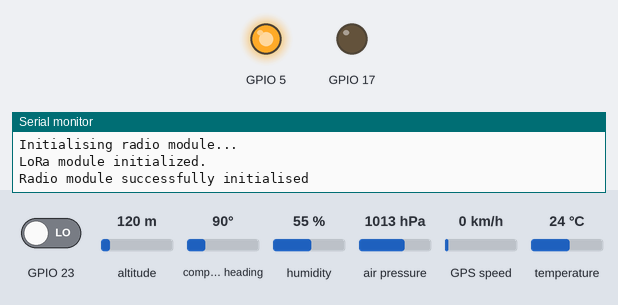
Simulated run of this program. Board: ESP32. Parts: output pins drawn as LEDs (lit = HIGH), the last lines printed to the serial monitor. Inputs (shaded band) come from the test bench; at power-on: GPIO 23 LOW, altitude 120 m, compass heading 90°, humidity 55 %, air pressure 1013 hPa, GPS speed 0 km/h, temperature 24 °C. Storage starts empty; the GPS gets a fix after 3 s at 37.7749, -122.4194 with 8 satellites.

Above: at 0.7 s.
At 4.8 s:
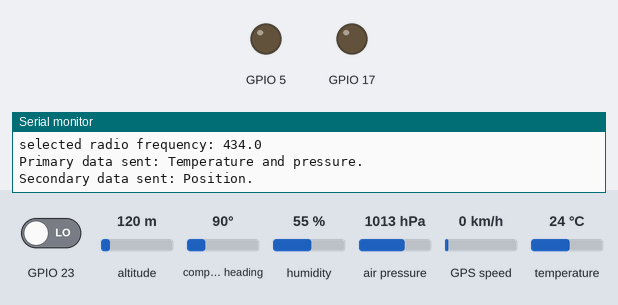
Timing chart, 0 to 7.6 s (numbered marks = the images above):
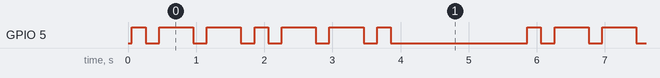

The program:

main.cpp
```cpp
#include <Arduino.h>
#include "core.hpp"
#include "climateSensor.hpp"
#include "gpsModule.hpp"
#include "parachuteDeployer.hpp"
#include "radioFrequencySelector.hpp"
#include "radioModule.hpp"
#include "sdCardModule.hpp"
#include "infoLed.hpp"

InfoLed infoLed(5);
SdCardModule sdCardModule(32, 35, 33, 25);
ClimateSensor climateSensor(26, 27, 998, 0.0);
GpsModule gpsModule(14, 13);
ParachuteDeployer parachuteDeployer(17);
RadioFrequencySelector radioFrequencySelector(23);
RadioModule radioModule(18, 19);

bool pattern[BlinkPattern::MAX_NUM_BLINKS] = {true, false, false, true, false, false, true};
BlinkPattern blinkPattern(pattern, 7);

uint32_t lastPrint = 0;

void setup() {
  Serial.begin(115200);

  Serial.println("Initialising info led...");
  infoLed.begin();
  Serial.println("Info led successfully initialised\n");

  Serial.println("Initialising SD card module...");
  sdCardModule.begin();
  Serial.println("SD card module successfully initialised\n");

  Serial.println("Initialising climate sensor...");
  climateSensor.begin();
  Serial.println("Climate sensor successfully initialised\n");

  Serial.println("Initialising GPS module...");
  gpsModule.begin();
  Serial.println("GPS module successfully initialised\n");

  Serial.println("Initialising parachute deployer...");
  parachuteDeployer.begin();
  Serial.println("Parachute deployer initialised\n");

  Serial.println("Initialising radio frequency selector...");
  radioFrequencySelector.begin();
  Serial.println("Radio frequency selector successfully initialised\n");

  Serial.println("Initialising radio module...");
  radioModule.begin();
  Serial.println("Radio module successfully initialised\n");
}

void loop() {
  infoLed.blink(blinkPattern);

  auto climateData = climateSensor.read();
  auto gpsData = gpsModule.read();
  auto selectedRadioFrequency = radioFrequencySelector.read();

  uint32_t currentTime = millis();
  if (currentTime - lastPrint > 1000) {
    lastPrint = currentTime;

    if (climateData.isValid) {
      Serial.printf("temperature: %f\n", climateData.temperature);
      Serial.printf("humidity: %f\n", climateData.humidity);
      Serial.printf("pressure: %f\n", climateData.pressure);
      Serial.printf("altitude: %f\n", climateData.altitude);
    }
    else {
      Serial.println("climate data was invalid");
    }

    if (gpsData.isValid) {
      if (gpsData.dateTime.isValid) {
        Serial.printf("year: %i\n", gpsData.dateTime.year);
        Serial.printf("month: %i\n", gpsData.dateTime.month);
        Serial.printf("day: %i\n", gpsData.dateTime.day);
        Serial.printf("hour: %i\n", gpsData.dateTime.hour);
        Serial.printf("minute: %i\n", gpsData.dateTime.minute);
        Serial.printf("second: %i\n", gpsData.dateTime.second);
        Serial.printf("millisecond: %i\n", gpsData.dateTime.millisecond);
      }
      else {
        Serial.println("date time was invalid");
      }

      if (gpsData.position.isValid) {
        Serial.printf("latitude: %f\n", gpsData.position.latitude);
        Serial.printf("longitude: %f\n", gpsData.position.longitude);
        Serial.printf("altitude: %f\n", gpsData.position.altitude);
      }
      else {
        Serial.println("position was invalid");
      }

      if (gpsData.speed.isValid) {
        Serial.printf("speed: %f\n", gpsData.speed);
      }
      else {
        Serial.println("speed was invalid");
      }
    }
    else {
      Serial.println("gps data was invalid");
    }

    if (selectedRadioFrequency) {
      Serial.printf("selected radio frequency: %s\n", selectedRadioFrequency == RadioFrequency::A ? "434.0" : "868.2");
    }
    else {
      Serial.println("selected radio frequency was invalid");
    }
    Serial.print("\n");

    sdCardModule.saveData(climateData, gpsData);

    radioModule.sendPrimaryData(21.2, 101.5);
    radioModule.sendSecondaryData(climateData, gpsData);
  }
}
```

blinkPattern.hpp
```cpp
#pragma once

/// A series of short and long blinks, that represents and error
struct BlinkPattern {
    public:
    static constexpr int MAX_NUM_BLINKS = 16; /// The maximum number of blinks
    static const int shortBlinkDuration = 200000; /// The duration of the short blinks in microseconds (the long blinks are twice as long)
    static const int longBlinkDuration = 500000;
    static const int blinkGap = 200000; // The duration of the gap between blinks in microseconds

    int length; /// The number of short and long blinks in total
    bool pattern[MAX_NUM_BLINKS] = {0}; /// A pattern of long and short blinks

    /// Default constructor (creates a pattern with length 0)
    BlinkPattern();

    /// Constructs a blink pattern where the duration of the short blinks is BlinkPattern::shortBlinkDuration
    BlinkPattern(bool pattern[MAX_NUM_BLINKS], int numBlinks);
};
```

climateData.hpp
```cpp
#pragma once

/// Represents data from the climate sensor (BME280)
struct ClimateData {
    /// If this is false, it means that there was a problem while reading from the climate sensor
    bool isValid;

    /// Temperature in degrees celsius
    float temperature;

    /// Relative air pressure in kPa
    float pressure;

    /// Relative humidity in percentages
    float humidity;

    /// Altitude in meters above sea level
    float altitude;

    /// Constructor
    ClimateData(bool isValid = false, float temperature = 0, float pressure = 0, float humidity = 0, float altitude = 0);
};
```

climateSensor.hpp
```cpp
#pragma once
#include "core.hpp"
#include "climateData.hpp"
#include <Wire.h>
#include <SPI.h>
#include <Adafruit_Sensor.h>
#include <Adafruit_BME280.h>

/// Represents the climate sensor (BME280)
class ClimateSensor {
    private:
    Pin sclPin;
    Pin sdaPin;
    float seaLevelPressure;
    float temperatureOffset;
    Adafruit_BME280 bme;
    bool isInitialised;

    public:
    /** The sensor will use the given pins for I2C communication
     * @param sclPin The pin that will be used as SCL
     * @param sdaPin The pin that will be used as SDA
     * @param seaLevelPressure Sea level pressure in hPa
    */
    ClimateSensor(Pin sclPin, Pin sdaPin, float seaLevelPressure, float temperatureOffset);

    /// Initialises the sensor using the given pins
    void begin();

    /// Reads the latest data from the sensor
    /// @return Returns the climate data
    ClimateData read();
};
```

core.hpp
```cpp
#pragma once

/// Represents a hardware GPIO pin
using Pin = int;
```

dateTime.hpp
```cpp
#pragma once

/// Represents date and time
struct DateTime {
    /// If this is false, it probably means that the GPS module hasn't yet gotten a time fix
    bool isValid;

    /// Year
    int year;

    /// Month (1-12)
    int month;

    /// Day
    int day;

    /// Hour
    int hour;

    /// Minute
    int minute;

    /// Second
    int second;

    /// Millisecond
    int millisecond;

    /// Constructor
    DateTime(bool isValid = false, int year = 0, int month = 0, int day = 0, int hour = 0, int minute = 0, int second = 0, int millisecond = 0);
};
```

gpsData.hpp
```cpp
#pragma once
#include "dateTime.hpp"
#include "position.hpp"
#include "speed.hpp"

/// Represents the data that the GPS module returns
struct GpsData {
    /// If this is false, it means that there was a problem while reading from the GPS module or it hasn't yet gotten a GPS fix
    bool isValid;

    /// The date and time when the GPS data was collected
    DateTime dateTime;

    /// The latitude, longitude and altitude
    Position position;

    /// Speed in meters per second
    Speed speed;

    /// Constructor
    /// @param isValid Wheather there was a problem while reading from the GPS module
    /// @param dateTime The date and time when the GPS data was collected
    /// @param position The latitude, longitude and altitude
    /// @param speed Speed in meters per second
    GpsData(bool isValid = false, DateTime dateTime = DateTime(), Position position = Position(), Speed speed = Speed());
};
```

gpsModule.hpp
```cpp
#pragma once
#include "core.hpp"
#include "gpsData.hpp"
#include <TinyGPSPlus.h>

/// Represents the GPS module
class GpsModule {
    private:
    Pin rxPin; /// The pin that will be used for recieving data
    Pin txPin; /// The pin that will be used for transmitting data
    HardwareSerial gpsSerial;
    TinyGPSPlus gps;
    GpsData latestData;

    public:
    /// The GPS module will use the given pins for its input and output
    /// @param rxPin The pin that will be used for recieving data
    /// @param txPin The pin that will be used for transmitting data
    GpsModule(Pin rxPin, Pin txPin);

    /// Sets up the hardware UART using the given pins
    void begin();

    /// Reads any new data from the GPS module and returns with the latest information
    GpsData& read();
};
```

infoLed.hpp
```cpp
#pragma once
#include <Arduino.h>

#include "core.hpp"
#include "blinkPattern.hpp"

/// Represents the status LED
class InfoLed {
    private:
    /// The gap between each blink pattern in microseconds
    static const int blinkPatternGap = 2000000;

    /// The timer that will turn off the LED when it runs out
    esp_timer_handle_t ledOffTimer;

    /// The timer that will turn on the LED when it runs out
    esp_timer_handle_t ledOnTimer;

    /// The pin that will be used as ouput to the LED
    Pin pin;

    /// The current blink pattern
    BlinkPattern currentPattern;

    /// Was the current pattern completed
    bool wasPatternCompleted = true;

    /// The current index in the pattern
    int currentIndex = 0;

    /// Turns on the LED and starts the ledOffTimer after a delay
    static void ledOnTimerCallback(void* arg);

    /// Turns on the LED and starts the ledOnTimer after a delay
    static void ledOffTimerCallback(void* arg);

    /// Creates a timer using the given arguments
    /// @param callback The member function to use as the callback
    /// @param name The name of the timer
    /// @param timer The timer handle
    void createTimer(void callback(void*), const char* name, esp_timer_handle_t* timer);

    /// Starts the ledOffTimerCallback immediately
    void startBlinking();

    public:
    /// The specified pin will be used as output to the status LED
    /// @param pin The pin that will be configured as the output during begin()
    InfoLed(Pin pin);

    /// Sets the given pin to OUTPUT
    void begin();

    /// Starts blinking the given pattern if there is no active pattern
    void blink(BlinkPattern pattern);
};
```

parachuteDeployer.hpp
```cpp
#pragma once
#include "core.hpp"

/// Represents the mechanism that will release the parachute
class ParachuteDeployer {
    private:
    Pin pin;

    public:
    /** The solanoid will use the given pin for it's input
     * @param pin The output pin
    */
    ParachuteDeployer(Pin pin);

    /// Configures the given pin to OUTPUT mode
    void begin();

    /// Close the solanoid and lock the parachute
    void lock();

    /// Open the solanoid and release the parachute
    void release();
};
```

position.hpp
```cpp
#pragma once

/// Represents the location of the satellite
struct Position {
    /// If this is false, it probably means that the GPS module hasn't yet gotten a position fix
    bool isValid;

    /// Latitude in decimal degrees
    float latitude;

    /// Longitude in decimal degrees
    float longitude;

    /// Altitude in meters above sea level
    float altitude;

    /// Constructor
    /// @param isValid If this is false, it probably means that the GPS module hasn't yet gotten a position fix
    /// @param latitude Latitude in decimal degrees
    /// @param longitude Longitude in decimal degrees
    /// @param altitude Altitude in meters above sea level
    Position(bool isValid = false, float latitude = 0, float longitude = 0, float altitude = 0);
};
```

radioFrequency.hpp
```cpp
#pragma once

/// Represents a radio frequency
struct RadioFrequency {
    private:

    private:
    float value;
    /// Creates a radio frequency
    /// @param value The radio frequency in kHz
    RadioFrequency(float value): value(value) {}
    public:

    /// 434.0 kHz
    static const RadioFrequency A;

    /// 868.2 kHz
    static const RadioFrequency B;

    /// 868.5 kHz
    static const RadioFrequency C;

    bool operator ==(const RadioFrequency& other) {
        return value == other.value;
    }
    operator float() {return value;}
};
```

radioFrequencySelector.hpp
```cpp
#pragma once
#include "core.hpp"
#include "radioFrequency.hpp"

/// Represents the radio frequency selector switch
class RadioFrequencySelector {
    private:
    Pin pin;

    public:
    /// The specified pin will be used as input from the radio frequency selector switch
    /// @param pin The pin that will be configured as the input during begin()
    RadioFrequencySelector(Pin pin);

    /// Configures the given pin to INPUT mode
    void begin();

    /// Read the currently selected radio frequency
    /// @return Reaturns the currently selected radio frequency
    RadioFrequency read();
};
```

radioModule.hpp
```cpp
#pragma once
#include "core.hpp"
#include "position.hpp"
#include "radioFrequency.hpp"
#include "gpsData.hpp"
#include "climateData.hpp"

/// Represents the long-range radio module (LoRa)

class RadioModule {
    private:
    Pin rxPin;
    Pin txPin;
    HardwareSerial radioSerial;
    static constexpr int primaryDataSize = 256;
    static constexpr int secondaryDataSize = 256;
    uint32_t messageIndex = 0;

    static String stringToHexStr(String str);

    void sendMessage(String message);

    public:
    /// The long-range radio module (LoRa) will use these pins for recieving and transmitting data
    /// @param rxPin The pin that will be used for reciving data
    /// @param txPin The pin that will be used for transmitting data
    RadioModule(Pin rxPin, Pin txPin);

    /// Sets up the hardware UART connection and configures the radio module to upload mode
    void begin();

    /// Sends the primary data (temperature and pressure) to the ground station
    /// @param temperature Temperature in degrees celsius
    /// @param pressure Relative air pressure in hPa
    void sendPrimaryData(float temperature, float pressure);

    /// Sends the GPS position of the satellite to the ground station
    /// @param climateData The data from the climate sensor
    /// @param gpsData The data from the gps module
    void sendSecondaryData(ClimateData climateData, GpsData gpsData);

    #pragma once


    enum class RadioFrequency {
    A,
    B,
    C
    };

    /// Sets the operating radio frequency of the module
    /// @param radioFrequency Radio frequency in kHz
    void setRadioFrequency(RadioFrequency radioFrequency);
};
```

sdCardModule.hpp
```cpp
#pragma once
#include "core.hpp"
#include "climateData.hpp"
#include "gpsData.hpp"

/// Represents the SD card module
class SdCardModule {
    private:
    Pin sckPin;
    Pin misoPin;
    Pin mosiPin;
    Pin csPin;

    public:
    /// The SD card module will use the specified SCK, MISO, MOSI and CS pins
    /// @param sckPin The pin that will be used as SCK
    /// @param misoPin The pin that will be used as MISO (master in, slave out)
    /// @param mosiPin The pin that will be used as MOSI (master out, slave in)
    /// @param csPin The pin that will be used as CS
    SdCardModule(Pin sckPin, Pin misoPin, Pin mosiPin, Pin csPin);

    /// Sets up and mounts the SD card using the given SPI pins
    void begin();

    /// Save data to the SD card
    /// @param climateData Climate data from the climate sensor (BME280)
    /// @param gpsData GPS data from the GPS module
    void saveData(ClimateData& climateData, GpsData& gpsData);
};
```

speed.hpp
```cpp
#pragma once

class Speed {
    public:
    Speed(bool isValid = false, float speed = 0.0);
    bool isValid;
    float value; /// Speed in meters per second
};
```

blinkPattern.cpp
```cpp
#include "blinkPattern.hpp"

BlinkPattern::BlinkPattern(): length(0) {
    for (int i = 0; i < MAX_NUM_BLINKS; i++) {
        pattern[i] = false;
    }
}

BlinkPattern::BlinkPattern(bool pattern[MAX_NUM_BLINKS], int numBlinks) : length(numBlinks) {
    for (int i = 0; i < MAX_NUM_BLINKS; i++) {
        this->pattern[i] = pattern[i];
    }
}
```

climateData.cpp
```cpp
#include "climateData.hpp"

ClimateData::ClimateData(bool isValid, float temperature, float pressure, float humidity, float altitude) : isValid(isValid), temperature(temperature), pressure(pressure), humidity(humidity), altitude(altitude) {}
```

climateSensor.cpp
```cpp
#include <Arduino.h>
#include <Wire.h>
#include <Adafruit_BME280.h>

#include "climateSensor.hpp"

ClimateSensor::ClimateSensor(Pin sclPin, Pin sdaPin, float seaLevelPressure, float temperatureOffset): sclPin(sclPin), sdaPin(sdaPin), seaLevelPressure(seaLevelPressure), temperatureOffset(temperatureOffset) {}

void ClimateSensor::begin() {
    Wire.begin(sdaPin, sclPin);
    if (!bme.begin(0x76, &Wire)) {
        Serial.println("Could not find a valid BME280 sensor, check wiring!");
        isInitialised = false;
    }
    else {
        isInitialised = true;
    }
}

ClimateData ClimateSensor::read() {
    return ClimateData(
        isInitialised,
        bme.readTemperature() + temperatureOffset,
        bme.readPressure(),
        bme.readHumidity(),
        bme.readAltitude(seaLevelPressure)
    );
}
```

dateTime.cpp
```cpp
#include "dateTime.hpp"

DateTime::DateTime(bool isValid, int year, int month, int day, int hour, int minute, int second, int millisecond):
isValid(isValid), year(year), month(month), day(day), hour(hour), minute(minute), second(second), millisecond(millisecond) {}
```

gpsData.cpp
```cpp
#include "gpsData.hpp"

GpsData::GpsData(bool isValid,
                 DateTime dateTime,
                 Position position,
                 Speed speed)
    : isValid(isValid),
      dateTime(dateTime),
      position(position),
      speed(speed) {}
```

parachuteDeployer.cpp
```cpp
#include <Arduino.h>
#include "parachuteDeployer.hpp"

ParachuteDeployer::ParachuteDeployer(Pin pin)
    : pin(pin) {}

void ParachuteDeployer::begin() {
    pinMode(pin, OUTPUT);
    lock();
}

void ParachuteDeployer::lock() {
    digitalWrite(pin, LOW);
}

void ParachuteDeployer::release() {
    digitalWrite(pin, HIGH);
}
```

position.cpp
```cpp
#include "position.hpp"
#include "position.hpp"

Position::Position(bool isValid,float latitude,float longitude,float altitude): isValid(isValid),latitude(latitude),longitude(longitude),altitude(altitude) {}
```

radioFrequency.cpp
```cpp
#include <radioFrequency.hpp>

const RadioFrequency RadioFrequency::A(434.0);
const RadioFrequency RadioFrequency::B(868.2);
const RadioFrequency RadioFrequency::C(868.5);
```

speed.cpp
```cpp
#include "speed.hpp"

Speed::Speed(bool isValid, float speed): isValid(isValid), value(speed) {}
```

Source omitted: gpsModule.cpp (1147 bytes), infoLed.cpp (1638 bytes), radioFrequencySelector.cpp (358 bytes), radioModule.cpp (2527 bytes), sdCardModule.cpp (2239 bytes)

Measured:
- by itself, GPIO 5: repeats every 5.8 s: 2 × (LOW 0.20 s, HIGH 0.50 s), LOW 0.20 s, HIGH 0.20 s, 2 × (LOW 0.20 s, HIGH 0.50 s), LOW 0.20 s, HIGH 0.20 s, LOW 2.0 s, HIGH 0.20 s
- by itself, everything shown: repeats every 5.8 s, in 14 steps
